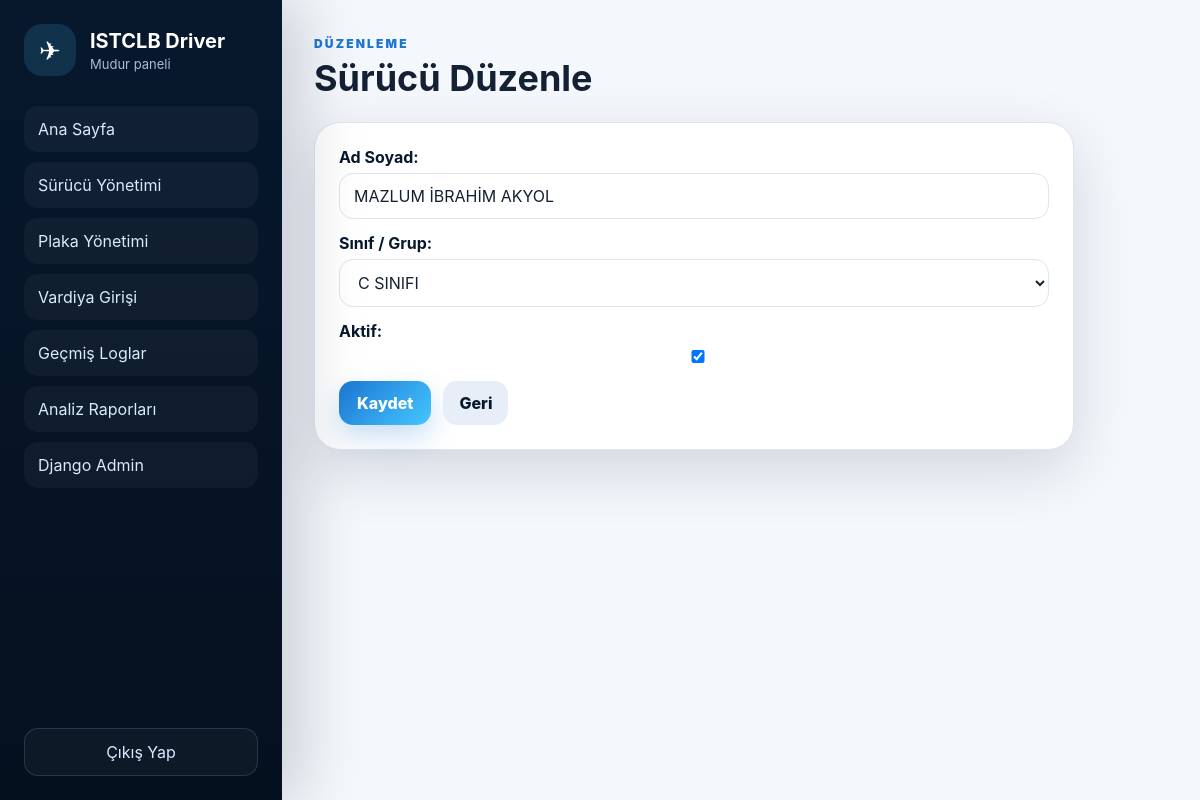
The app's page /surucu-yonetimi/2/duzenle/ (signed in) with its own data.
### panel/models.py (models this page shows, shortened)
class Driver(models.Model):
    full_name = models.CharField(max_length=150, unique=True, db_index=True)
    group = models.ForeignKey(DriverGroup, on_delete=models.PROTECT, related_name='drivers')
    is_active = models.BooleanField(default=True)
    created_at = models.DateTimeField(default=timezone.now)
    updated_at = models.DateTimeField(auto_now=True)
    class Meta:
        ordering = ['full_name']
        verbose_name = 'Sürücü'
        verbose_name_plural = 'Sürücüler'

### panel/views.py (the view)
# urls.py: path('surucu-yonetimi/<int:pk>/duzenle/', views.driver_edit, name='driver_edit'),
@login_required
@coordinator_or_manager_required
def driver_edit(request, pk):
    driver = get_object_or_404(Driver, pk=pk)
    form = DriverForm(instance=driver)
    if request.method == 'POST':
        form = DriverForm(request.POST, instance=driver)
        if form.is_valid():
            form.save()
            messages.success(request, 'Sürücü bilgisi güncellendi.')
            return redirect('drivers')
    return render(request, 'panel/form_page.html', {'title': 'Sürücü Düzenle', 'form': form, 'back_url': reverse('drivers')})

### panel/forms.py (shortened to what this page needs)
class DriverForm(forms.ModelForm):
    class Meta:
        model = Driver
        fields = ['full_name', 'group', 'is_active']
        labels = {
            'full_name': 'Ad Soyad',
            'group': 'Sınıf / Grup',
            'is_active': 'Aktif',
        }
        widgets = {
            'full_name': forms.TextInput(attrs={'placeholder': 'Ad Soyad'}),
        }

### panel/context_processors.py (called while the page is built)
def role_flags(request):
    user = getattr(request, 'user', None)
    if not user or not user.is_authenticated:
        return {'is_manager': False, 'is_coordinator': False}
    is_manager = user.groups.filter(name='Müdür').exists() or user.username == 'mudur' or user.is_superuser
    is_coordinator = user.groups.filter(name='Koordine').exists() or user.username == 'koordine'
    return {'is_manager': is_manager, 'is_coordinator': is_coordinator}

### panel/models.py (called while the page is built)
    def __str__(self):
        return self.name

### panel/permissions.py (called while the page is built)
def is_manager(user):
    return user.is_authenticated and (user.is_superuser or user.username == 'mudur' or user.groups.filter(name='Müdür').exists())

def allowed_for_coordinator_or_manager(user):
    return is_manager(user) or is_coordinator(user)

def coordinator_or_manager_required(view_func):
    @wraps(view_func)
    def wrapper(request, *args, **kwargs):
        if not request.user.is_authenticated:
            return redirect('login')
        if not allowed_for_coordinator_or_manager(request.user):
            messages.error(request, 'Bu sayfaya erişim yetkiniz yok.')
            return redirect('login')
        return view_func(request, *args, **kwargs)
    return wrapper

### panel/templates/panel/form_page.html (shortened to what this page needs)
{% extends 'panel/base.html' %}
{% block content %}
<div class="page-head"><div><span class="eyebrow">Düzenleme</span><h1>{{ title }}</h1></div></div>
<div class="panel-card narrow">
    <form method="post" class="form-grid">
        {{ form.as_p }}
        <div class="button-row"><button type="submit">Kaydet</button><a class="secondary-link" href="{{ back_url }}">Geri</a></div>
    </form>
</div>
{% endblock %}

### panel/templates/panel/base.html (shortened to what this page needs)
{% load static %}
<!doctype html>
<html lang="tr">
<head>
    <link rel="stylesheet" href="{% static 'panel/css/style.css' %}">
</head>
<body class="app-body">
    <aside class="sidebar">
        <div class="brand">
            <div class="brand-plane">✈</div>
            <div>
                <strong>ISTCLB Driver</strong>
                <span>{{ request.user.username|title }} paneli</span>
            </div>
        </div>
        <nav>
            <a href="{% url 'dashboard' %}">Ana Sayfa</a>
            <a href="{% url 'drivers' %}">Sürücü Yönetimi</a>
            <a href="{% url 'plates' %}">Plaka Yönetimi</a>
            <a href="{% url 'shift_entry' %}">Vardiya Girişi</a>
            {% if is_manager %}
                <a href="{% url 'shift_logs' %}">Geçmiş Loglar</a>
                <a href="{% url 'analysis' %}">Analiz Raporları</a>
                <a href="/admin/">Django Admin</a>
            {% endif %}
        </nav>
        <a class="logout" href="{% url 'logout' %}">Çıkış Yap</a>
    </aside>
    <main class="main-content">
        {% block content %}{% endblock %}
    </main>
</body>
</html>

### panel/static/panel/css/style.css (style rules this page uses)
:root { --navy:#07182d; --navy-2:#0d2b4c; --blue:#1d76d3; --cyan:#44c7ff; --bg:#f4f7fb; --card:#ffffff; --text:#142033; --muted:#6b7890; --border:#dce5f0; --danger:#d93025; --success:#0f8a5f; --shadow:0 20px 60px rgba(6,24,48,.14); }
* { box-sizing:border-box }
body { margin:0;font-family:Inter,Segoe UI,Arial,sans-serif;color:var(--text);background:var(--bg) }
a { text-decoration:none;color:inherit }
button,input,select,textarea { font:inherit }
button { cursor:pointer;border:0;border-radius:14px;background:linear-gradient(135deg,var(--blue),var(--cyan));color:white;padding:12px 18px;font-weight:800;box-shadow:0 12px 28px rgba(29,118,211,.24) }
input,select,textarea { width:100%;border:1px solid var(--border);border-radius:14px;background:#fff;color:var(--text);padding:12px 14px;outline:none }
label { display:block;margin-bottom:6px;font-weight:700;color:var(--navy) }
form p { margin:0 0 14px }
.app-body { min-height:100vh;display:flex }
.sidebar { position:sticky;top:0;height:100vh;width:282px;background:linear-gradient(180deg,var(--navy),#05101f);color:white;padding:24px;display:flex;flex-direction:column;box-shadow:18px 0 60px rgba(7,24,45,.18) }
.brand { display:flex;gap:14px;align-items:center;margin-bottom:30px }
.brand-plane { width:52px;height:52px;border-radius:18px;display:grid;place-items:center;background:rgba(68,199,255,.15);font-size:26px }
.brand strong { display:block;font-size:20px }
.brand span { display:block;color:#a9bdd6;font-size:13px;margin-top:3px }
.sidebar nav { display:grid;gap:10px }
.sidebar nav a,.logout { padding:13px 14px;border-radius:14px;color:#d9e9ff;background:rgba(255,255,255,.04);transition:.2s }
.logout { margin-top:auto;text-align:center;border:1px solid rgba(255,255,255,.12) }
.main-content { flex:1;padding:32px;max-width:calc(100vw - 282px) }
.page-head { display:flex;align-items:center;justify-content:space-between;gap:18px;margin-bottom:22px }
.page-head h1 { margin:4px 0 0;font-size:36px }
.eyebrow { font-size:12px;letter-spacing:.18em;color:var(--blue);font-weight:900;text-transform:uppercase }
.stat-card,.panel-card { background:var(--card);border:1px solid var(--border);border-radius:26px;box-shadow:var(--shadow);padding:24px }
.panel-card.narrow { max-width:760px }
.primary-link,.secondary-link { display:inline-flex;align-items:center;justify-content:center;border-radius:14px;padding:12px 16px;font-weight:800 }
.secondary-link { background:#e8eef7;color:var(--navy) }
.button-row { display:flex;gap:12px;align-items:center }

### records on screen
Driver: full_name "MAZLUM İBRAHİM AKYOL", group "C SINIFI", is_active "☑"

### other values on screen
{{ request.user.username|title }} "Mudur"
{{ title }} "Sürücü Düzenle"
